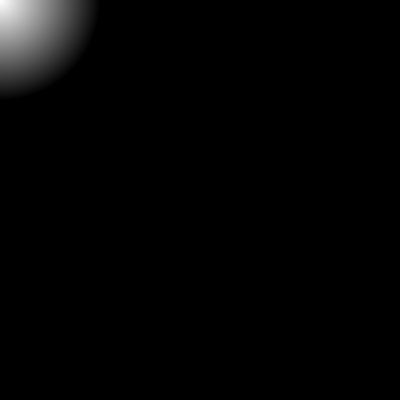
Frame 1 (no input)
Frame 60 (the mouse pressed at the canvas centre just before this capture): identical to frame 1, image omitted
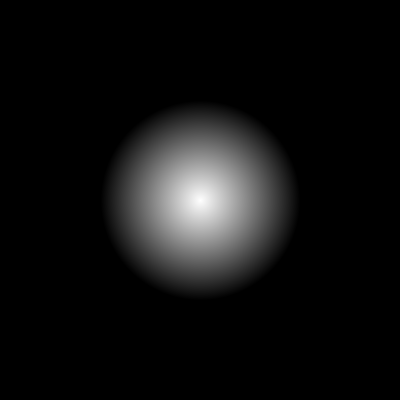
Frame 120 (the mouse held since frame 60 and released just before this capture)

The Processing sketch that drew these frames (run headless with seeded random() and noise(); from frame 60 on, the mouse is pressed at the canvas centre):

// Processing sketch: pixels1
// ── pixels1.pde


void setup() {
  size(400, 400);
}

void draw() {
  background(0);

  loadPixels();
  for (int x = 0; x < width; x++) {
    for (int y = 0; y < height; y++) {
      int index = x + y*width;
      
      float d = dist(x,y,mouseX,mouseY);
      pixels[index] = color(map(d,0,100,255,0));
    }
  }
  updatePixels();
}
